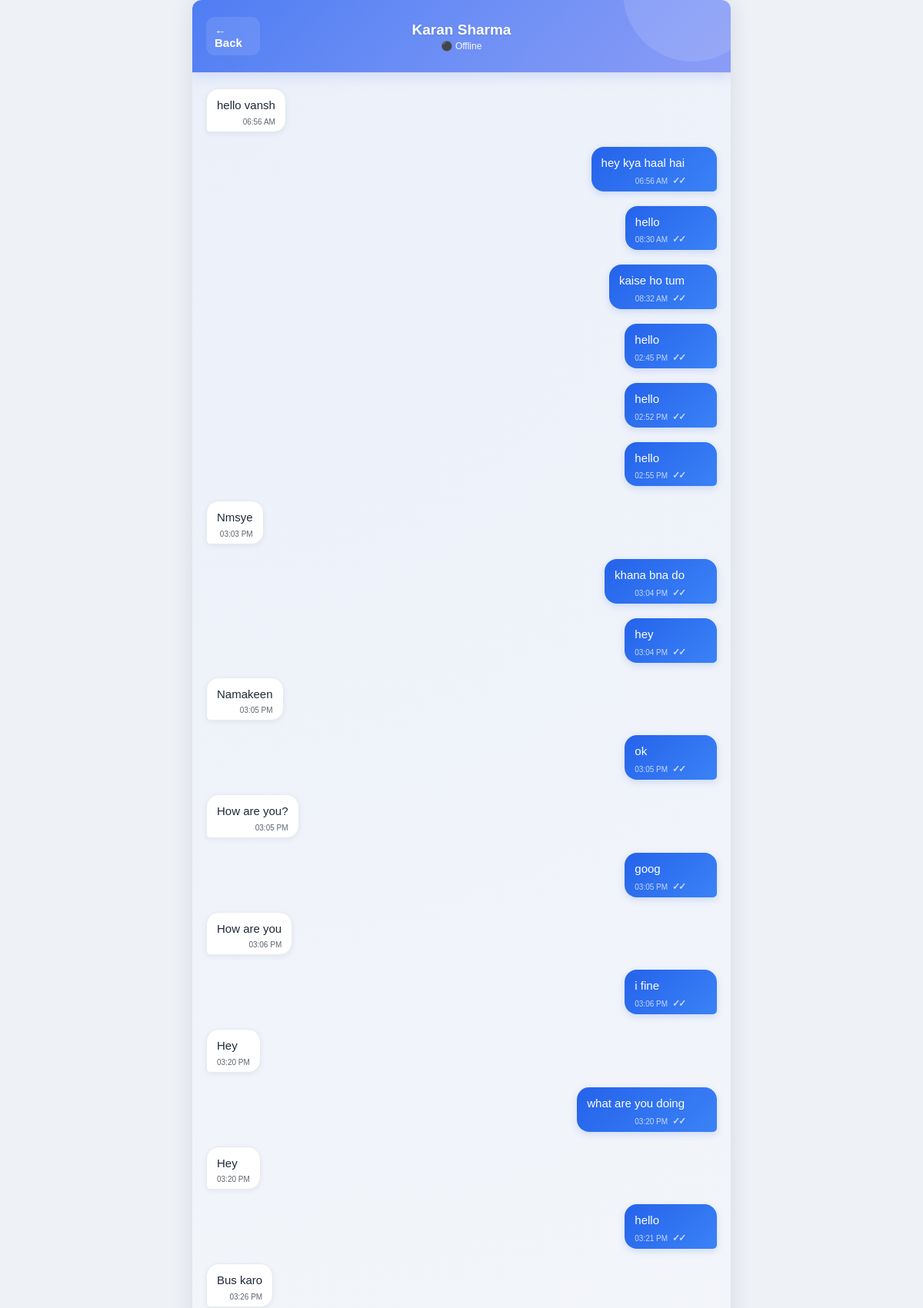
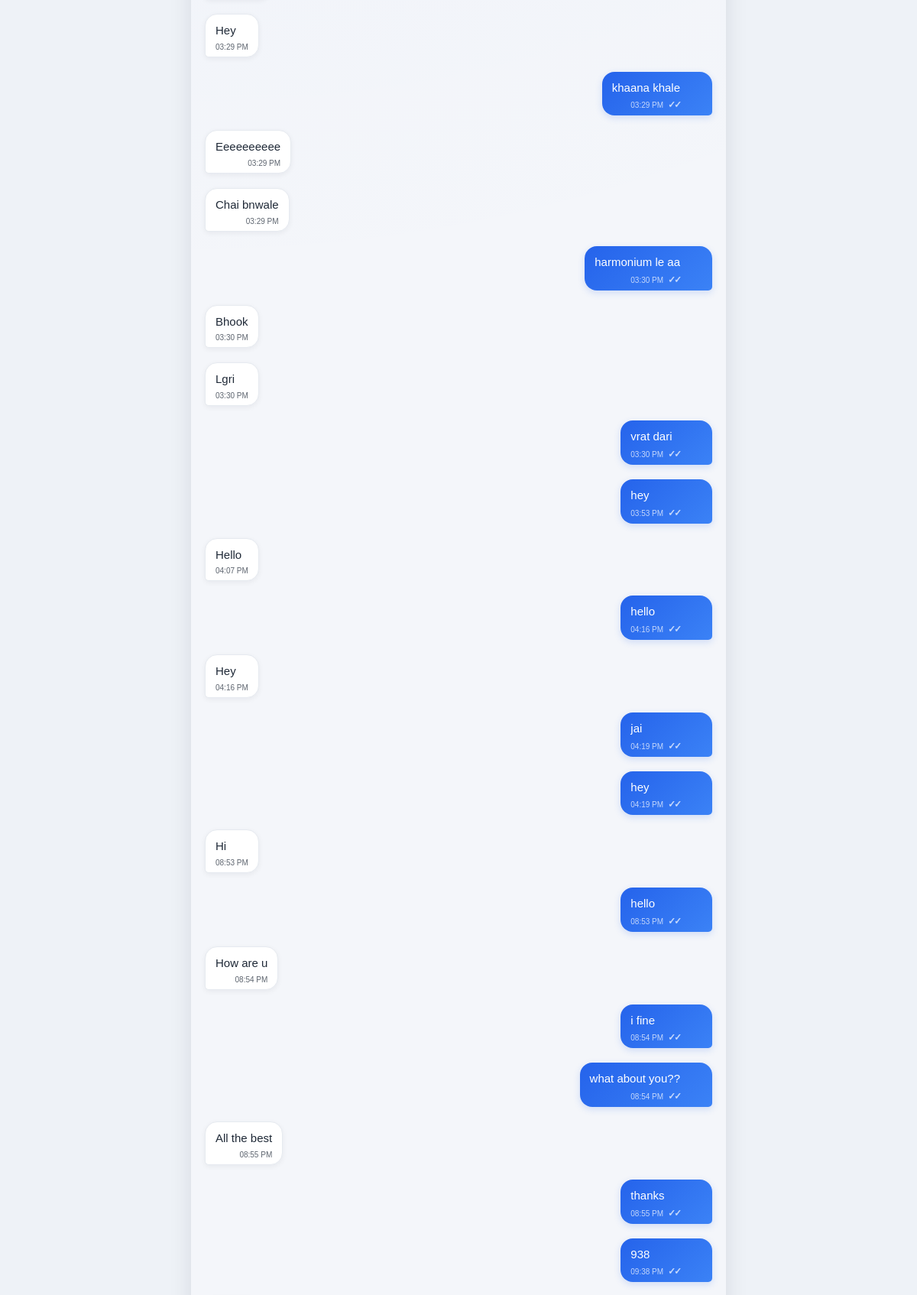
The app's page /chat/1 (signed in, upper part) with its own data (2 pictures, top to bottom).
### app.py (models this page shows)
class User(db.Model):
    id = db.Column(
        db.Integer,
        primary_key=True
    )
    name = db.Column(
        db.String(100),
        nullable=False
    )
    email = db.Column(
        db.String(120),
        unique=True,
        nullable=False
    )
    password_hash = db.Column(
        db.String(200),
        nullable=False
    )
    created_at = db.Column(
        db.DateTime,
        default=lambda:
            datetime.utcnow()
            + timedelta(
                hours=5,
                minutes=30
            )
    )

class Message(db.Model):
    id = db.Column(
        db.Integer,
        primary_key=True
    )
    conversation_id = db.Column(
        db.Integer,
        db.ForeignKey("conversation.id"),
        nullable=False
    )
    sender_id = db.Column(
        db.Integer,
        db.ForeignKey("user.id"),
        nullable=False
    )
    body = db.Column(
        db.Text,
        nullable=False,
        default=""
    )
    created_at = db.Column(
        db.DateTime,
        default=lambda:
            datetime.utcnow()
            + timedelta(
                hours=5,
                minutes=30
            )
    )
    is_read = db.Column(
        db.Boolean,
        default=False,
        nullable=False
    )
    message_type = db.Column(
        db.String(20),
        default="text",
        nullable=False
    )
    file_name = db.Column(
        db.String(255),
        nullable=True
    )
    file_path = db.Column(
        db.String(500),
        nullable=True
    )

### app.py (the view, shortened to what this page needs)
@app.route(
    "/chat/<int:user_id>",
    methods=["GET", "POST"]
)
def chat(user_id):
    if "user_id" not in session:
        return redirect(
            url_for("login")
        )
    current_user_id = session[
        "user_id"
    ]
    if current_user_id == user_id:
        return "You cannot chat with yourself!"
    other_user = User.query.get_or_404(
        user_id
    )
    conversation = Conversation.query.filter(
        (
            (Conversation.user1_id ==
                current_user_id)
            &
            (Conversation.user2_id ==
                user_id)
        )
        |
        (
            (Conversation.user1_id ==
                user_id)
            &
            (Conversation.user2_id ==
                current_user_id)
        )
    ).first()
    deleted_message_ids = [
        deleted.message_id
        for deleted in DeletedMessage.query.filter_by(
            user_id=current_user_id
        ).all()
    ]
    messages = Message.query.filter(
        Message.conversation_id == conversation.id,
        ~Message.id.in_(deleted_message_ids)
    ).order_by(
        Message.created_at.asc()
    ).all()
    current_user = User.query.get(
        current_user_id
    )
    return render_template(
        "chat.html",
        current_user=
            current_user,
        other_user=
            other_user,
        messages=
            messages,
        conversation=
            conversation
    )

### templates/chat.html (shortened to what this page needs)
<!DOCTYPE html>
<html lang="en">
<head>
<link rel="stylesheet"
      href="{{ url_for('static', filename='style.css') }}">
</head>
<body>
<div class="chat-container">
<div class="chat-header">
    <a href="{{ url_for('dashboard') }}">
        ← Back
    </a>
    <div>
        <h2>
            {{ other_user.name }}
        </h2>
        <p id="userStatus">
            ⚫ Offline
        </p>
    </div>
</div>
<div
    class="messages"
    id="messages"
>
{% for message in messages %}
<div
    class="message-wrapper
    {% if message.sender_id == current_user.id %}
        my-wrapper
    {% else %}
        other-wrapper
    {% endif %}"
>
{% if message.sender_id == current_user.id %}
<div
    class="message my-message"
    data-message-id="{{ message.id }}"
>
{% if message.message_type == "image" %}
    <div class="attachment-message">
        <img
            src="{{ url_for('uploaded_file', filename=message.file_path) }}"
            class="attachment-image"
            alt="{{ message.file_name }}"
        >
    </div>
{% else %}
    <p>
        {{ message.body }}
    </p>
{% endif %}
<small>
    {{ message.created_at.strftime('%I:%M %p') }}
    <span class="read-status">
        {% if message.is_read %}
            ✓✓
        {% else %}
            ✓
        {% endif %}
    </span>
</small>
</div>
{% else %}
<div
    class="message other-message"
    data-message-id="{{ message.id }}"
>
{% if message.message_type == "image" %}
    <div class="attachment-message">
        <img
            src="{{ url_for('uploaded_file', filename=message.file_path) }}"
            class="attachment-image"
            alt="{{ message.file_name }}"
        >
    </div>
{% else %}
    <p>
        {{ message.body }}
    </p>
{% endif %}
<small>
    {{ message.created_at.strftime('%I:%M %p') }}
</small>
</div>
{% endif %}
</div>
{% endfor %}
</div>
</div>
</body>
</html>

### static/style.css (style rules this page uses)
body { font-family: Arial, sans-serif; margin: 0; background: #f5f7fb; }
.chat-container { max-width: 700px; margin: 30px auto; background: white; height: 80vh; display: flex; flex-direction: column; border-radius: 12px; overflow: hidden; box-shadow: 0 2px 12px rgba(0, 0, 0, 0.1); }
.chat-header { padding: 15px 20px; border-bottom: 1px solid #ddd; display: flex; align-items: center; gap: 20px; }
.chat-header h2 { margin: 0; }
.messages { flex: 1; padding: 20px; overflow-y: auto; display: flex; flex-direction: column; gap: 10px; }
.message { max-width: 65%; padding: 10px 14px; border-radius: 12px; }
.message p { margin: 0 0 5px; }
.message small { font-size: 11px; opacity: 0.7; }
.my-message { align-self: flex-end; }
.other-message { align-self: flex-start; }
.read-status { margin-left: 5px; font-weight: bold; letter-spacing: -2px; }

### templates/chat.html (style rules this page uses)
body { margin: 0; background: #eef2f7; }
.chat-container { width: min(100%, 900px); height: 100vh; height: 100dvh; margin: auto; display: flex; flex-direction: column; background: #ffffff; overflow: hidden; box-shadow: 0 0 30px rgba(15, 23, 42, 0.10); }
.chat-header { position: relative; display: grid; grid-template-columns: 70px 1fr 70px; align-items: center; min-height: 74px; padding: 10px 18px; background: linear-gradient( 135deg, #4f7df3, #6d8ff5 50%, #8b9cf6 ); color: white; box-shadow: 0 4px 16px rgba(79, 125, 243, 0.20); z-index: 10; overflow: hidden; }
.chat-header::before { content: ""; position: absolute; width: 180px; height: 180px; top: -100px; right: -40px; background: rgba(255,255,255,0.12); border-radius: 50%; pointer-events: none; }
.chat-header > a { position: relative; z-index: 2; color: white; text-decoration: none; font-size: 15px; font-weight: 600; width: fit-content; padding: 8px 11px; border-radius: 11px; background: rgba(255,255,255,0.10); transition: background 0.2s ease, transform 0.2s ease; }
.chat-header h2 { position: relative; z-index: 2; margin: 0; text-align: center; font-size: 19px; font-weight: 700; white-space: nowrap; overflow: hidden; text-overflow: ellipsis; text-shadow: 0 1px 3px rgba(0,0,0,0.10); }
#userStatus { position: relative; z-index: 2; margin: 3px 0 0; text-align: center; font-size: 12px; opacity: 0.95; }
.messages { flex: 1; overflow-y: auto; padding: 20px 18px 18px; background: radial-gradient( circle at top left, rgba(37,99,235,0.045), transparent 35% ), #f4f6fa; scroll-behavior: smooth; }
.message-wrapper { position: relative; display: flex; align-items: flex-end; width: 100%; margin-bottom: 9px; }
.my-wrapper { justify-content: flex-end; }
.other-wrapper { justify-content: flex-start; }
.message { position: relative; max-width: min(72%, 520px); padding: 10px 13px 7px; border-radius: 16px; word-wrap: break-word; overflow-wrap: anywhere; box-shadow: 0 2px 7px rgba(15,23,42,0.06); animation: messageAppear 0.18s ease-out; }
.my-message { background: linear-gradient( 135deg, #2563eb, #3b82f6 ); color: white; border-bottom-right-radius: 5px; padding-right: 42px; box-shadow: 0 3px 10px rgba(37,99,235,0.18); }
.other-message { background: white; color: #1f2937; border: 1px solid #e6eaf0; border-bottom-left-radius: 5px; }
.message p { margin: 0; line-height: 1.45; font-size: 15px; }
.message small { display: block; margin-top: 5px; font-size: 10px; text-align: right; opacity: 0.72; white-space: nowrap; }
.read-status { margin-left: 3px; font-size: 12px; font-weight: 700; letter-spacing: -2px; }

### records on screen
User: name "Karan Sharma"
Message: body "hello vansh", created_at "06:56 AM"
Message: body "hey kya haal hai", created_at "06:56 AM"
Message: body "hello", created_at "08:30 AM"
Message: body "kaise ho tum", created_at "08:32 AM"
Message: body "hello", created_at "02:45 PM"
Message: body "hello", created_at "02:52 PM"
Message: body "hello", created_at "02:55 PM"
Message: body "Nmsye", created_at "03:03 PM"
Message: body "khana bna do", created_at "03:04 PM"
Message: body "hey", created_at "03:04 PM"
Message: body "Namakeen", created_at "03:05 PM"
Message: body "ok", created_at "03:05 PM"
Message: body "How are you?", created_at "03:05 PM"
Message: body "goog", created_at "03:05 PM"
Message: body "How are you", created_at "03:06 PM"
Message: body "i fine", created_at "03:06 PM"
Message: body "Hey", created_at "03:20 PM"
Message: body "what are you doing", created_at "03:20 PM"
Message: body "Hey", created_at "03:20 PM"
Message: body "hello", created_at "03:21 PM"
Message: body "Bus karo", created_at "03:26 PM"
Message: body "Hey", created_at "03:29 PM"
Message: body "khaana khale", created_at "03:29 PM"
Message: body "Eeeeeeeeee", created_at "03:29 PM"
Message: body "Chai bnwale", created_at "03:29 PM"
Message: body "harmonium le aa", created_at "03:30 PM"
Message: body "Bhook", created_at "03:30 PM"
Message: body "Lgri", created_at "03:30 PM"
Message: body "vrat dari", created_at "03:30 PM"
Message: body "hey", created_at "03:53 PM"
Message: body "Hello", created_at "04:07 PM"
Message: body "hello", created_at "04:16 PM"
Message: body "Hey", created_at "04:16 PM"
Message: body "jai", created_at "04:19 PM"
Message: body "hey", created_at "04:19 PM"
Message: body "Hi", created_at "08:53 PM"
Message: body "hello", created_at "08:53 PM"
Message: body "How are u", created_at "08:54 PM"
Message: body "i fine", created_at "08:54 PM"
Message: body "what about you??", created_at "08:54 PM"
Message: body "All the best", created_at "08:55 PM"
Message: body "thanks", created_at "08:55 PM"
Message: body "938", created_at "09:38 PM"
